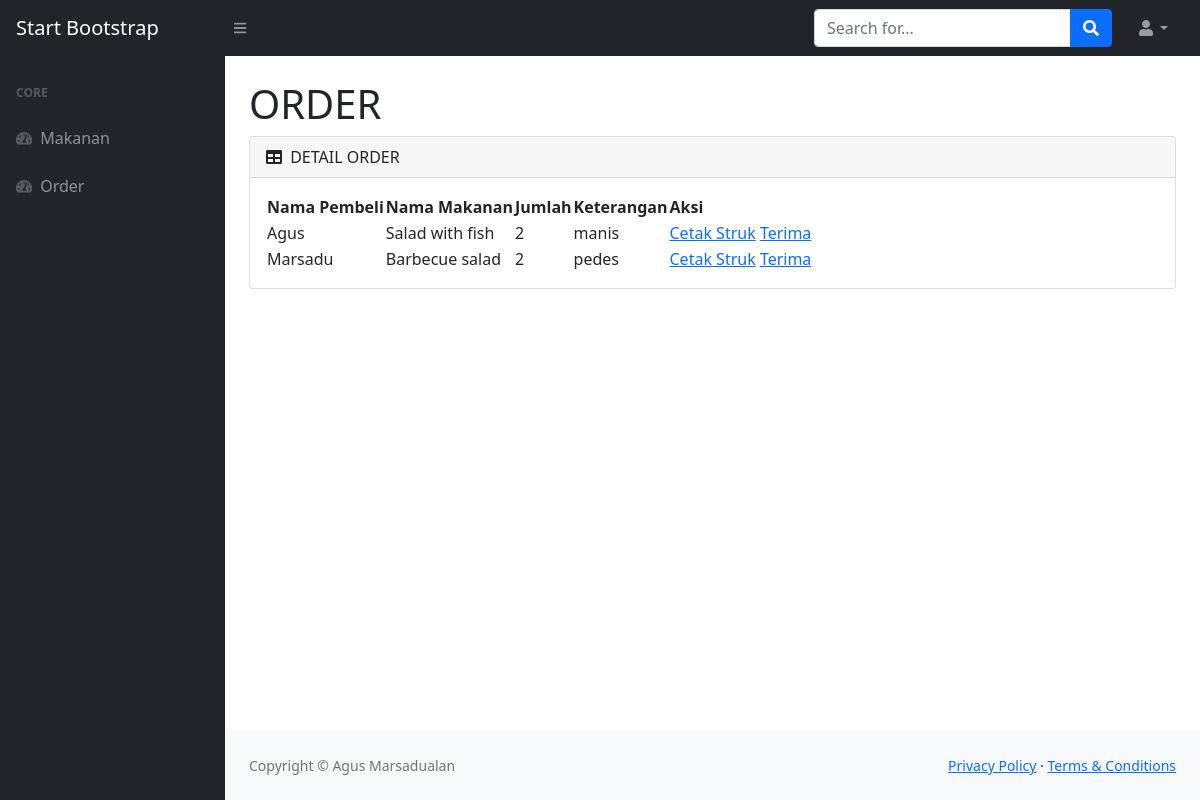
The app's page /admin/index.php with its own data.
### tables this page shows
CREATE TABLE `pesanan` (
  `id_order` int(11) NOT NULL,
  `nama_pembeli` varchar(50) NOT NULL,
  `nama_makanan` varchar(50) NOT NULL,
  `jumlah` int(50) NOT NULL,
  `Keterangan` varchar(50) NOT NULL
);

### admin/index.php (the view, shortened to what this page needs)
<!DOCTYPE html>
<html lang="en">
<head>
    <link href="https://cdn.jsdelivr.net/npm/simple-datatables@latest/dist/style.css" rel="stylesheet" />
    <link href="css/styles.css" rel="stylesheet" />
</head>
<body class="sb-nav-fixed">
    <nav class="sb-topnav navbar navbar-expand navbar-dark bg-dark">
        <a class="navbar-brand ps-3" href="index.php">Start Bootstrap</a>
        <button class="btn btn-link btn-sm order-1 order-lg-0 me-4 me-lg-0" id="sidebarToggle" href="#!"><i class="fas fa-bars"></i></button>
        <form class="d-none d-md-inline-block form-inline ms-auto me-0 me-md-3 my-2 my-md-0">
            <div class="input-group">
                <input class="form-control" type="text" placeholder="Search for..." aria-label="Search for..." aria-describedby="btnNavbarSearch" />
                <button class="btn btn-primary" id="btnNavbarSearch" type="button"><i class="fas fa-search"></i></button>
            </div>
        </form>
        <ul class="navbar-nav ms-auto ms-md-0 me-3 me-lg-4">
            <li class="nav-item dropdown">
                <a class="nav-link dropdown-toggle" id="navbarDropdown" href="#" role="button" data-bs-toggle="dropdown" aria-expanded="false"><i class="fas fa-user fa-fw"></i></a>
            </li>
        </ul>
    </nav>
    <div id="layoutSidenav">
        <div id="layoutSidenav_nav">
            <nav class="sb-sidenav accordion sb-sidenav-dark" id="sidenavAccordion">
                <div class="sb-sidenav-menu">
                    <div class="nav">
                        <div class="sb-sidenav-menu-heading">Core</div>
                        <a class="nav-link" href="makanan.php">
                            <div class="sb-nav-link-icon"><i class="fas fa-tachometer-alt"></i></div>
                            Makanan
                        </a>
                        <a class="nav-link" href="index.php">
                            <div class="sb-nav-link-icon"><i class="fas fa-tachometer-alt"></i></div>
                            Order
                        </a>
                    </div>
                </div>
            </nav>
        </div>
        <div id="layoutSidenav_content">
            <main>
                <?php
                include('../koneksi.php');
                $data = mysqli_query($koneksidb, "SELECT * FROM pesanan");
                ?>
                <div class="container-fluid px-4">
                    <h1 class="mt-4">ORDER</h1>
                    <div class="card mb-4">
                        <div class="card-header">
                            <i class="fas fa-table me-1"></i>
                            DETAIL ORDER
                        </div>
                        <div class="card-body">
                            <table id="datatablesSimple">
                                <thead>
                                    <tr>
                                        <th>Nama Pembeli</th>
                                        <th>Nama Makanan</th>
                                        <th>Jumlah</th>
                                        <th>Keterangan</th>
                                        <th>Aksi</th>
                                    </tr>
                                </thead>
                                <tbody>
                                    <?php while ($tampil = mysqli_fetch_array($data)) { ?>
                                        <tr>
                                            <td><?= $tampil["nama_pembeli"]; ?></td>
                                            <td><?= $tampil["nama_makanan"]; ?></td>
                                            <td><?= $tampil["jumlah"]; ?></td>
                                            <td><?= $tampil["Keterangan"]; ?></td>
                                            <td>
                                                <a href="cetak_pesanan.php?id_order=<?php echo "$tampil[id_order]"; ?>">Cetak Struk</a>
                                                <a href="hapus_pesanan.php?id_order=<?php echo "$tampil[id_order]"; ?>" onclick="return confirm('Terima Pesanan?')">Terima</a>
                                            </td>
                                        </tr>
                                    <?php } ?>
                                </tbody>
                            </table>
                        </div>
                    </div>
                </div>
            </main>
            <footer class="py-4 bg-light mt-auto">
                <div class="container-fluid px-4">
                    <div class="d-flex align-items-center justify-content-between small">
                        <div class="text-muted">Copyright &copy; Agus Marsadualan</div>
                        <div>
                            <a href="#">Privacy Policy</a>
                            &middot;
                            <a href="#">Terms &amp; Conditions</a>
                        </div>
                    </div>
                </div>
            </footer>
        </div>
    </div>
</body>
</html>

### records on screen
pesanan: nama_pembeli "Agus", nama_makanan "Salad with fish", jumlah "2", Keterangan "manis"
pesanan: nama_pembeli "Marsadu", nama_makanan "Barbecue salad", jumlah "2", Keterangan "pedes"
